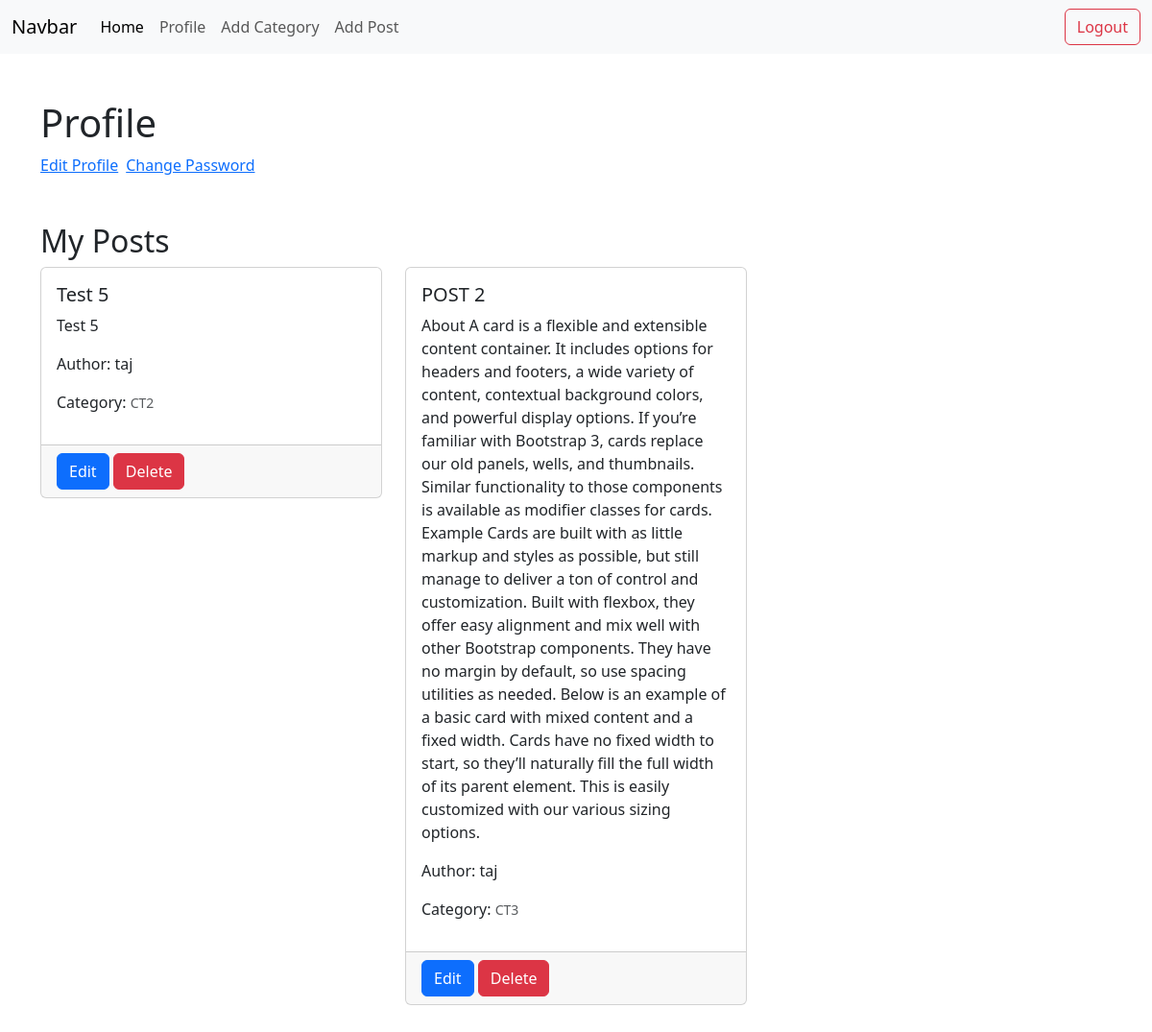
Screenshot of /profile/ (signed in) with the database file from the repository.
### posts/models.py (models this page shows, shortened)
class Post(models.Model):
    title = models.CharField(max_length=100)
    content = models.TextField()
    category = models.ManyToManyField(Category)
    author = models.ForeignKey(User, on_delete=models.CASCADE)
    image = models.ImageField(upload_to="posts/media/uploads/", blank=True, null=True)

### categories/models.py (models this page shows, shortened)
class Category(models.Model):
    name = models.CharField(max_length=100)
    slug = models.SlugField(max_length=100, null=True, blank=True, unique=True)

### authentication/views.py (the view)
# urls.py: path('profile/', profile, name='profile'),
@login_required
def profile(request):
    my_posts = Post.objects.filter(author=request.user)
    return render(request, 'profile.html', {
        'my_posts': my_posts,
        'type': 'Profile'
    })

### authentication/templates/profile.html (shortened to what this page needs)
{% extends 'base.html' %}
{% load crispy_forms_tags %}
{% block content %}
    <h1>Profile</h1>
    {% if type == 'Profile' %}
        <div class="d-flex gap-2">
            <a href="{% url 'edit_profile' %}">
                Edit Profile
            </a>
            <a href="{% url 'password_reset' %}">Change Password</a>
        </div>
        <h2 class="mt-5">My Posts</h2>
        <div class="row">
            {% for post in my_posts %}
                <div class="col-md-4">
                    <div class="card mb-4">
                        <div class="card-body">
                            <h5 class="card-title">{{ post.title }}</h5>
                            <p class="card-text">{{ post.content }}</p>
                            <p class="card-text">Author: {{ post.author.username }}</p>
                            <p> Category:
                                <small class="text-muted">
                                    {% for category in post.category.all %}
                                        {{ category.name }}
                                    {% endfor %}
                                </small>
                            </p>
                        </div>
                        {% if request.user.is_authenticated and request.user == post.author %}
                            <div class="card-footer">
                                <a href="{% url 'edit_post' post.id %}" class="btn btn-primary">
                                    Edit
                                </a>
                                <a href="{% url 'delete_post' post.id %}" class="btn btn-danger">
                                    Delete
                                </a>
                            </div>
                        {% endif %}
                    </div>
                </div>
            {% endfor %}
        </div>
    {% endif %}
{% endblock %}

### rows the page displays
Post: title "Test 5", content "Test 5", author.username "taj", shows "Edit"
Category: name "CT2"
Post: title "POST 2", content "About A card is a flexible and extensible content container. It includes options for headers and footers, a wide variety of content, contextual background colors, and powerful display options. If you’re familiar with Bootstrap 3, cards replace our old panels, wells, and thumbnails. Similar functionality to those components is available as modifier classes for cards. Example Cards are built with as little markup and styles as possible, but still manage to deliver a ton of control and customization. Built with flexbox, they offer easy alignment and mix well with other Bootstrap components. They have no margin by default, so use spacing utilities as needed. Below is an example of a basic card…", author.username "taj", shows "Edit"
Category: name "CT3"
